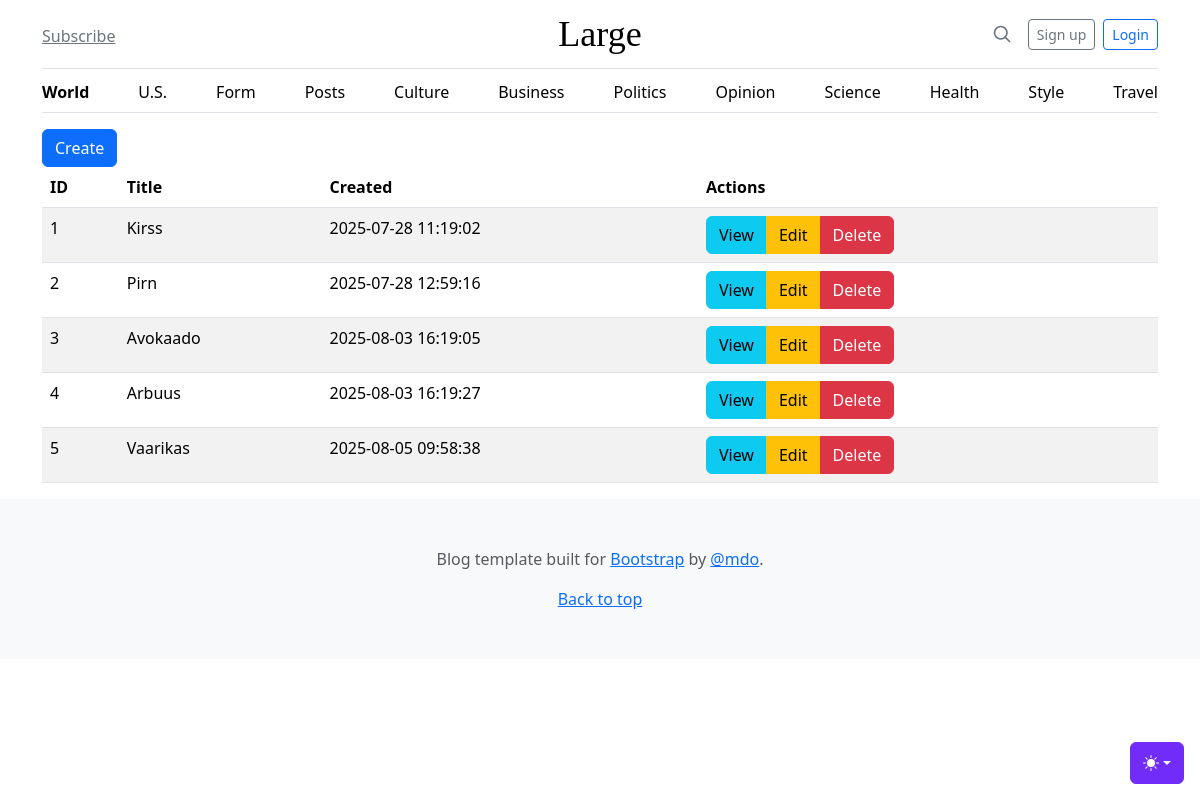
Screenshot of /admin/posts with the database file from the repository.
### tables this page shows
CREATE TABLE posts
(
    id      integer
        constraint posts_pk
            primary key autoincrement,
    title   text not null,
    body    text not null,
    created datetime
);

### src/Controllers/PostsController.php (called while the page is built, shortened)
<?php
class PostsController {
    public function index() {
        $posts = Post::all();
        include __DIR__ . '/../../views/posts/index.php';
    }
}

### src/DB.php (called while the page is built, shortened)
<?php
class DB {
    private $conn;
    public function __construct() {
        try {
        $this->conn = new PDO("sqlite:db.sqlite");
        $this->conn->setAttribute(PDO::ATTR_ERRMODE, PDO::ERRMODE_EXCEPTION);
        } catch(PDOException $e) {
        echo "Ühendus puudub: " . $e->getMessage();
        }
    }
    public function all($table, $class) {
        $stmt = $this->conn->prepare("SELECT * FROM $table");
        $stmt->execute();
        $stmt->setFetchMode(PDO::FETCH_CLASS, $class);
        return $stmt->fetchAll();
    }
    }

### src/Models/Model.php (called while the page is built, shortened)
<?php
abstract class Model {
   protected static $table;
    public static function all() {
        $db = new \App\DB();
        return $db->all(static::$table, static::class);
    }
}

### src/Models/Post.php (called while the page is built, shortened)
<?php
class Post extends Model {
    public $created;
    public function createdDate() {
        return new DateTime($this->created);
    }
}

### views/posts/index.php (the view)
<?php include 'views/partials/header.php' ?>
<main class="container">
   <a href="/admin/posts/create" class="btn btn-primary">Create</a>
   <table class="table table-striped table-hover">
       <thead>
           <th>ID</th>
           <th>Title</th>
           <th>Created</th>
           <th>Actions</th>
       </thead>
       <tbody>
           <?php foreach ($posts as $post): ?>
           <tr>
               <td><?=$post->id?></td>
               <td><?=$post->title?></td>
               <td><?=$post->createdDate()->format('Y-m-d H:i:s')?></td>
               <td>
                   <div class="btn-group" role="group" aria-label="Basic example">
                       <a href="/admin/posts/view?id=<?=$post->id?>" class="btn btn-info">View</a>
                       <a href="/admin/posts/edit?id=<?=$post->id?>" class="btn btn-warning">Edit</a>
                       <a href="/admin/posts/delete?id=<?=$post->id?>" class="btn btn-danger">Delete</a>
                   </div>
               </td>
           </tr>
           <?php endforeach; ?>
       </tbody>
   </table>
</main>
<?php include 'views/partials/footer.php' ?>

### rows the page displays
posts: id "1", title "Kirss", created "2025-07-28 11:19:02"
posts: id "2", title "Pirn", created "2025-07-28 12:59:16"
posts: id "3", title "Avokaado", created "2025-08-03 16:19:05"
posts: id "4", title "Arbuus", created "2025-08-03 16:19:27"
posts: id "5", title "Vaarikas", created "2025-08-05 09:58:38"
